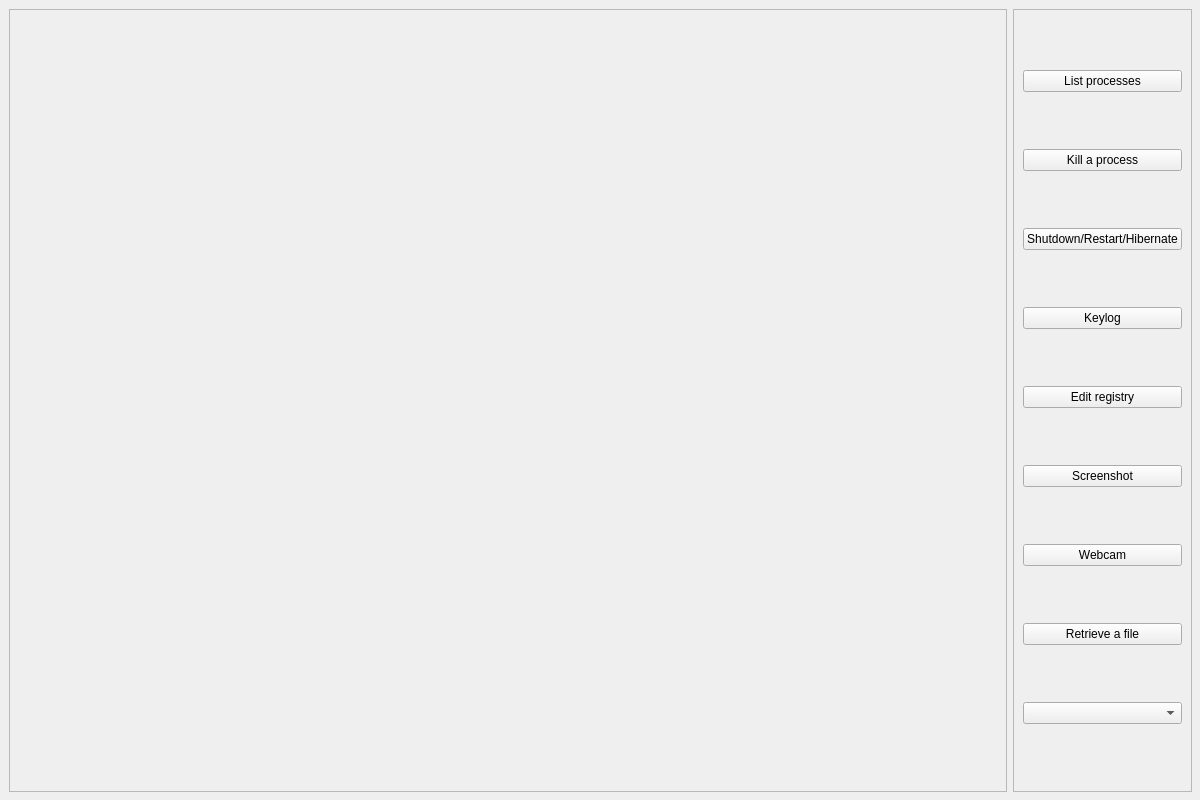
<?xml version="1.0" encoding="UTF-8"?>
<ui version="4.0">
 <class>MainWindow</class>
 <widget class="QMainWindow" name="MainWindow">
  <property name="geometry">
   <rect>
    <x>0</x>
    <y>0</y>
    <width>1200</width>
    <height>800</height>
   </rect>
  </property>
  <property name="windowTitle">
   <string>MainWindow</string>
  </property>
  <widget class="QWidget" name="centralwidget">
   <widget class="QStackedWidget" name="stackedWidget">
    <property name="geometry">
     <rect>
      <x>0</x>
      <y>0</y>
      <width>1201</width>
      <height>801</height>
     </rect>
    </property>
    <property name="currentIndex">
     <number>1</number>
    </property>
    <widget class="QWidget" name="login_widget"/>
    <widget class="QWidget" name="main_widget">
     <layout class="QHBoxLayout" name="horizontalLayout">
      <item>
       <widget class="QFrame" name="frame_2">
        <property name="frameShape">
         <enum>QFrame::StyledPanel</enum>
        </property>
        <property name="frameShadow">
         <enum>QFrame::Raised</enum>
        </property>
       </widget>
      </item>
      <item>
       <widget class="QFrame" name="frame">
        <property name="sizePolicy">
         <sizepolicy hsizetype="Maximum" vsizetype="Preferred">
          <horstretch>0</horstretch>
          <verstretch>0</verstretch>
         </sizepolicy>
        </property>
        <property name="frameShape">
         <enum>QFrame::StyledPanel</enum>
        </property>
        <property name="frameShadow">
         <enum>QFrame::Raised</enum>
        </property>
        <layout class="QVBoxLayout" name="verticalLayout">
         <item>
          <widget class="QPushButton" name="list_proc_button">
           <property name="text">
            <string>List processes</string>
           </property>
          </widget>
         </item>
         <item>
          <widget class="QPushButton" name="kill_proc_button">
           <property name="text">
            <string>Kill a process</string>
           </property>
          </widget>
         </item>
         <item>
          <widget class="QPushButton" name="shutdown_button">
           <property name="text">
            <string>Shutdown/Restart/Hibernate</string>
           </property>
          </widget>
         </item>
         <item>
          <widget class="QPushButton" name="keylog_button">
           <property name="text">
            <string>Keylog</string>
           </property>
          </widget>
         </item>
         <item>
          <widget class="QPushButton" name="regedit_button">
           <property name="text">
            <string>Edit registry</string>
           </property>
          </widget>
         </item>
         <item>
          <widget class="QPushButton" name="screenshot_button">
           <property name="text">
            <string>Screenshot</string>
           </property>
          </widget>
         </item>
         <item>
          <widget class="QPushButton" name="pushButton_7">
           <property name="text">
            <string>Webcam</string>
           </property>
          </widget>
         </item>
         <item>
          <widget class="QPushButton" name="retrieve_file_button">
           <property name="text">
            <string>Retrieve a file</string>
           </property>
          </widget>
         </item>
         <item>
          <widget class="QComboBox" name="comboBox"/>
         </item>
        </layout>
       </widget>
      </item>
     </layout>
    </widget>
    <widget class="QWidget" name="server_list_widget"/>
   </widget>
  </widget>
 </widget>
 <resources/>
 <connections/>
</ui>
